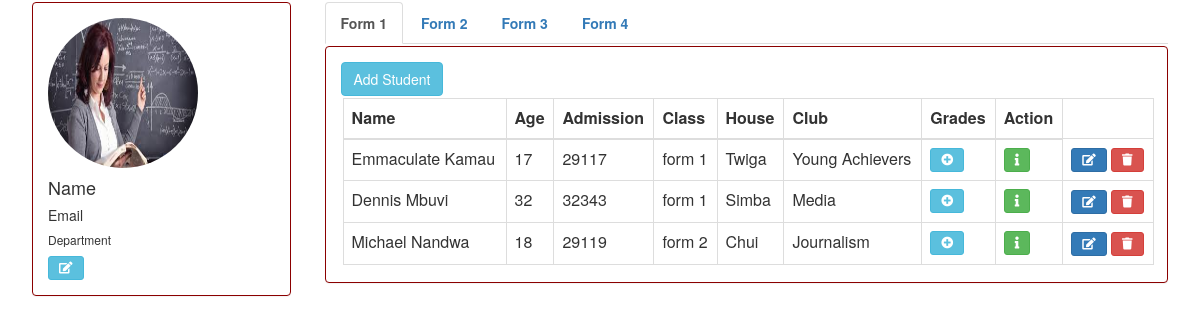
Page /school/students on the committed database.
### schapp/models.py (models this page shows, shortened)
class Student(models.Model):
    name = models.CharField(max_length=50)
    age = models.IntegerField()
    admission = models.BigIntegerField(unique=True)
    form = models.CharField(choices=CLASS, default='Form 1', max_length=6)
    house = models.CharField(max_length=50)
    club = models.CharField(max_length=50)

### schapp/views/teachers.py (the view)
# urls.py: path('students', teachers.StudentListView.as_view(), name='all-students'),
class StudentListView(ListView):
    model = Student
    template_name = 'schapp/teachers/index.html'
    ordering = 'form'
    context_object_name = 'students'

### schapp/templates/schapp/teachers/index.html (shortened to what this page needs)
<link rel="stylesheet" href="https://maxcdn.bootstrapcdn.com/bootstrap/3.3.7/css/bootstrap.min.css">
<link rel="stylesheet" href="https://use.fontawesome.com/releases/v5.8.2/css/all.css">
{% load static %}
<link href="{% static 'schapp/teacher/css/custom.css' %}" rel="stylesheet" type="text/css">
<div class="container">
    <div class="row">
        <div class="col-sm-3">
            <div class="panel panel-danger">
                <div class="panel-body">
                    <img src="{% static 'schapp/teacher/images/t.jpg' %}" class="img img-circle img-responsive" alt="No image to display" style="width: 150px;height: 150px;">
                    <div class="caption">
                        <h4>Name</h4>
                        <h5>Email</h5>
                        <h6>Department</h6>
                        <a href="" class="btn btn-info btn-sm"><i class="fas fa-edit"></i> </a>
                    </div>
                </div>
            </div>
        </div>
        <div class="col-sm-9">
            <ul class="nav nav-tabs" style="margin: 2px;">
                <li class="active"><a href="{% url 'schapp:form1' %}">Form 1</a> </li>
                <li><a href="{% url 'schapp:form2' %}">Form 2</a> </li>
                <li><a href="{% url 'schapp:form3' %}">Form 3</a> </li>
                <li><a href="{% url 'schapp:form4' %}">Form 4</a> </li>
            </ul>
            <div class="panel panel-danger">
                <div class="panel-body">
                    <button type="button" class="btn btn-info js-add-student" data-url="{% url 'schapp:add-student' %}">Add Student</button>
                    <table class="table table-bordered"  id="student-table" style="margin: 2px;">
                        <thead>
                        <tr>
                        <th>Name</th>
                        <th>Age</th>
                        <th>Admission</th>
                        <th>Class</th>
                        <th>House</th>
                        <th>Club</th>
                        <th>Grades</th>
                        <th>Action</th>
                        </tr>
                        </thead>
                        <tbody>
                        {% include 'schapp/teachers/includes/partial-student-list.html' %}
                        </tbody>
                    </table>
                </div>
            </div>
        </div>
    </div>
</div>

### schapp/templates/schapp/teachers/includes/partial-student-list.html
{% for s in students %}
<tr>
    <td>{{ s.name }}</td>
    <td>{{ s.age }}</td>
    <td>{{ s.admission }}</td>
    <td>{{ s.form }}</td>
    <td>{{ s.house }}</td>
    <td>{{ s.club }}</td>
    <td>
       <button class="btn btn-info btn-sm js-add-grade" data-url="{% url 'schapp:add-grade' s.pk %}">
           <i class="fas fa-plus-circle"></i>
       </button>
    </td>
    <td>
        <a href="{% url 'schapp:student-detail' s.pk %}" class="btn btn-success btn-sm"><i class="fas fa-info"></i> </a>
    </td>
    <td>
        <button class="btn btn-primary btn-sm js-update-student" data-url="{% url 'schapp:update-student' s.pk %}">
            <i class="fas fa-edit"></i>
        </button>
        <button class="btn btn-danger btn-sm js-delete-student" data-url="{% url 'schapp:delete-student' s.pk %}">
            <i class="fas fa-trash"></i>
        </button>
    </td>
</tr>
{% endfor %}

### schapp/static/schapp/teacher/css/custom.css (style rules this page uses)
.panel-danger { margin: 2px; border: 1px solid darkred; }
.nav-tabs { font-weight: bold; }

### rows in the picture
Student: name "Emmaculate Kamau", age "17", admission "29117", form "form 1", house "Twiga", club "Young Achievers"
Student: name "Dennis Mbuvi", age "32", admission "32343", form "form 1", house "Simba", club "Media"
Student: name "Michael Nandwa", age "18", admission "29119", form "form 2", house "Chui", club "Journalism"
